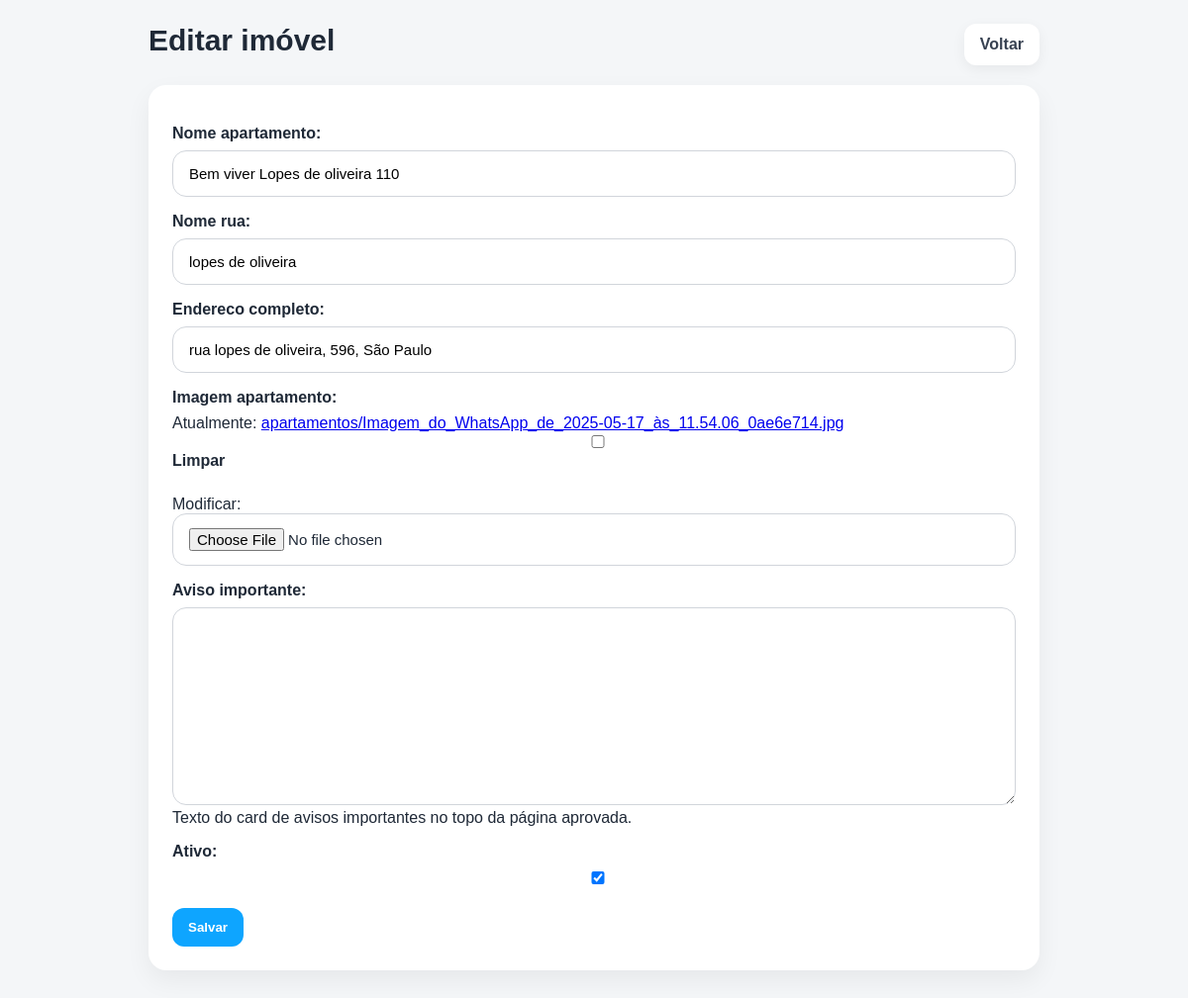
Screenshot of /painel-admin/imoveis/3/editar/ (signed in) with the database file from the repository.
### checkin/models.py (models this page shows, shortened)
class Imovel(models.Model):
    nome_apartamento = models.CharField(max_length=200)
    nome_rua = models.CharField(max_length=200)
    endereco_completo = models.CharField(max_length=255)
    imagem_apartamento = models.ImageField(
        upload_to='apartamentos/',
        blank=True,
        null=True
    )
    aviso_importante = models.TextField(
        blank=True,
        help_text='Texto do card de avisos importantes no topo da página aprovada.'
    )
    ativo = models.BooleanField(default=True)
    criado_em = models.DateTimeField(auto_now_add=True)
    atualizado_em = models.DateTimeField(auto_now=True)
    class Meta:
        verbose_name = 'Imóvel'
        verbose_name_plural = 'Imóveis'
        ordering = ['nome_apartamento', 'id']

### checkin/views.py (the view)
@login_required
@user_passes_test(admin_required)
def admin_editar_imovel(request, imovel_id):
    imovel = get_object_or_404(Imovel, id=imovel_id)
    if request.method == 'POST':
        form = ImovelForm(request.POST, request.FILES, instance=imovel)
        if form.is_valid():
            form.save()
            messages.success(request, 'Imóvel atualizado com sucesso.')
            return redirect('admin_detalhe_imovel', imovel_id=imovel.id)
    else:
        form = ImovelForm(instance=imovel)
    return render(request, 'checkin/admin_imovel_form.html', {
        'form': form,
        'titulo': 'Editar imóvel',
        'imovel': imovel,
    })

### checkin/forms.py
class ImovelForm(forms.ModelForm):
    class Meta:
        model = Imovel
        fields = [
            'nome_apartamento',
            'nome_rua',
            'endereco_completo',
            'imagem_apartamento',
            'aviso_importante',
            'ativo',
        ]
    def __init__(self, *args, **kwargs):
        super().__init__(*args, **kwargs)
        for field in self.fields.values():
            field.widget.attrs['class'] = 'form-control'

### checkin/views.py (called while the page is built)
def admin_required(user):
    return user.is_authenticated and user.is_staff

### checkin/templates/checkin/admin_imovel_form.html (shortened to what this page needs)
{% load static %}
<!DOCTYPE html>
<html lang="pt-BR">
<head>
</head>
<body>
    <div class="page">
        <div class="container">
            <div class="topbar">
                <h1>{{ titulo }}</h1>
                <a href="{% url 'admin_painel_imoveis' %}" class="btn btn-light">Voltar</a>
            </div>
            <form method="post" enctype="multipart/form-data" class="card">
                {{ form.as_p }}
                <div class="actions">
                    <button type="submit" class="btn btn-primary">Salvar</button>
                </div>
            </form>
        </div>
    </div>
</body>
</html>

### checkin/templates/checkin/admin_imovel_form.html (style rules this page uses)
* { box-sizing: border-box; }
body { margin: 0; font-family: Arial, sans-serif; background: #f4f6f8; color: #1f2937; }
.page { min-height: 100vh; padding: 24px 16px 40px; }
.container { max-width: 900px; margin: 0 auto; }
.topbar { display: flex; justify-content: space-between; align-items: flex-start; gap: 16px; margin-bottom: 20px; }
.topbar h1 { margin: 0; font-size: 30px; }
.btn { display: inline-flex; align-items: center; justify-content: center; text-decoration: none; border: none; border-radius: 12px; padding: 12px 16px; font-weight: 700; cursor: pointer; }
.btn-light { background: white; color: #374151; box-shadow: 0 4px 14px rgba(0,0,0,0.06); }
.btn-primary { background: #0ea5ff; color: white; }
.card { background: white; border-radius: 18px; padding: 24px; box-shadow: 0 10px 26px rgba(0,0,0,0.06); }
.card p { margin-bottom: 16px; }
.card label { display: block; margin-bottom: 8px; font-weight: 700; }
.card input, .card select, .card textarea { width: 100%; padding: 14px 16px; border-radius: 14px; border: 1px solid #d1d5db; font-size: 15px; }
.actions { margin-top: 20px; display: flex; gap: 10px; flex-wrap: wrap; }

### rows the page displays
Imovel: nome_apartamento "Bem viver Lopes de oliveira 110", nome_rua "lopes de oliveira", endereco_completo "rua lopes de oliveira, 596, São Paulo", ativo "☑"

### other values shown
{{ titulo }} "Editar imóvel"
